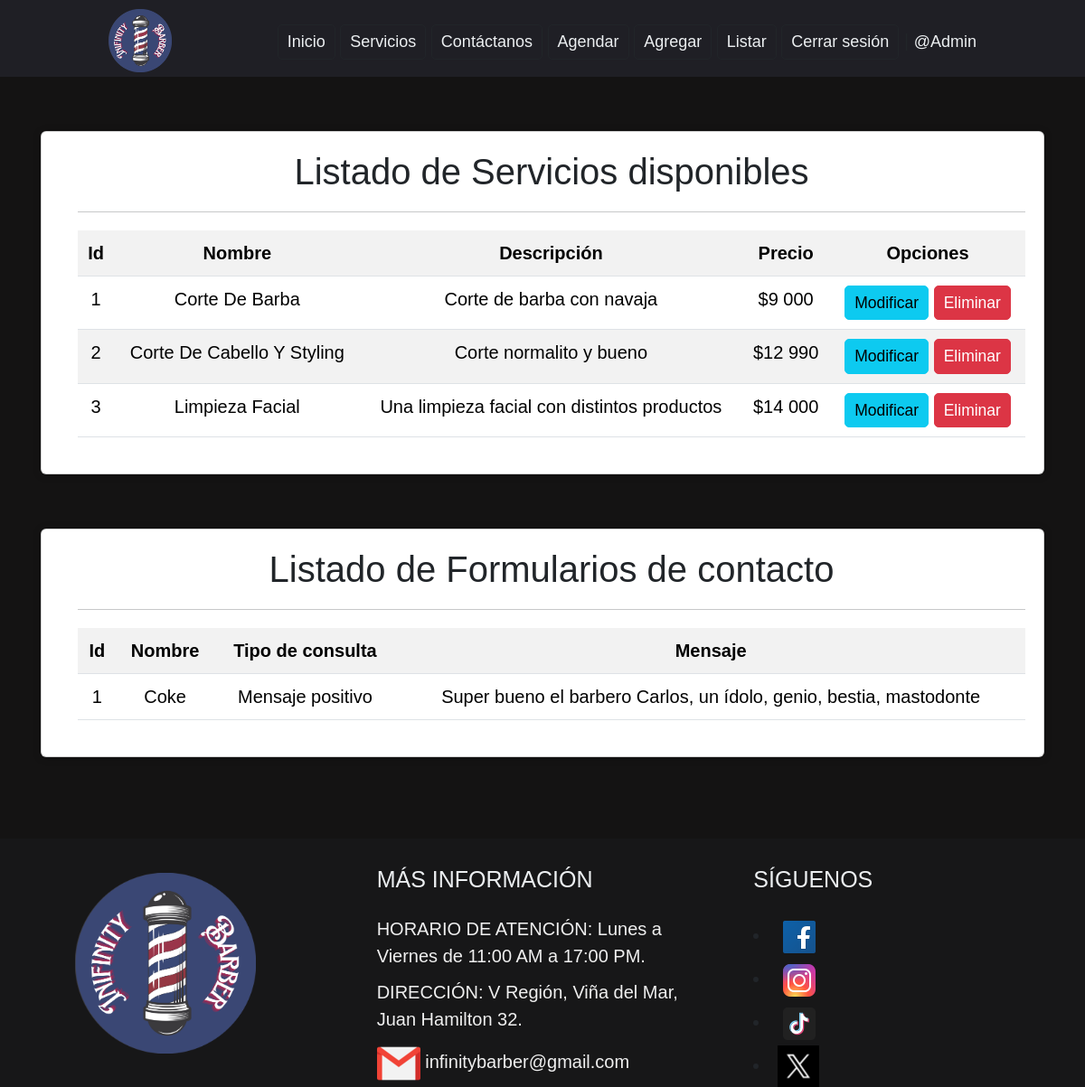
Page /listar/ (signed in) on the earlier database version.
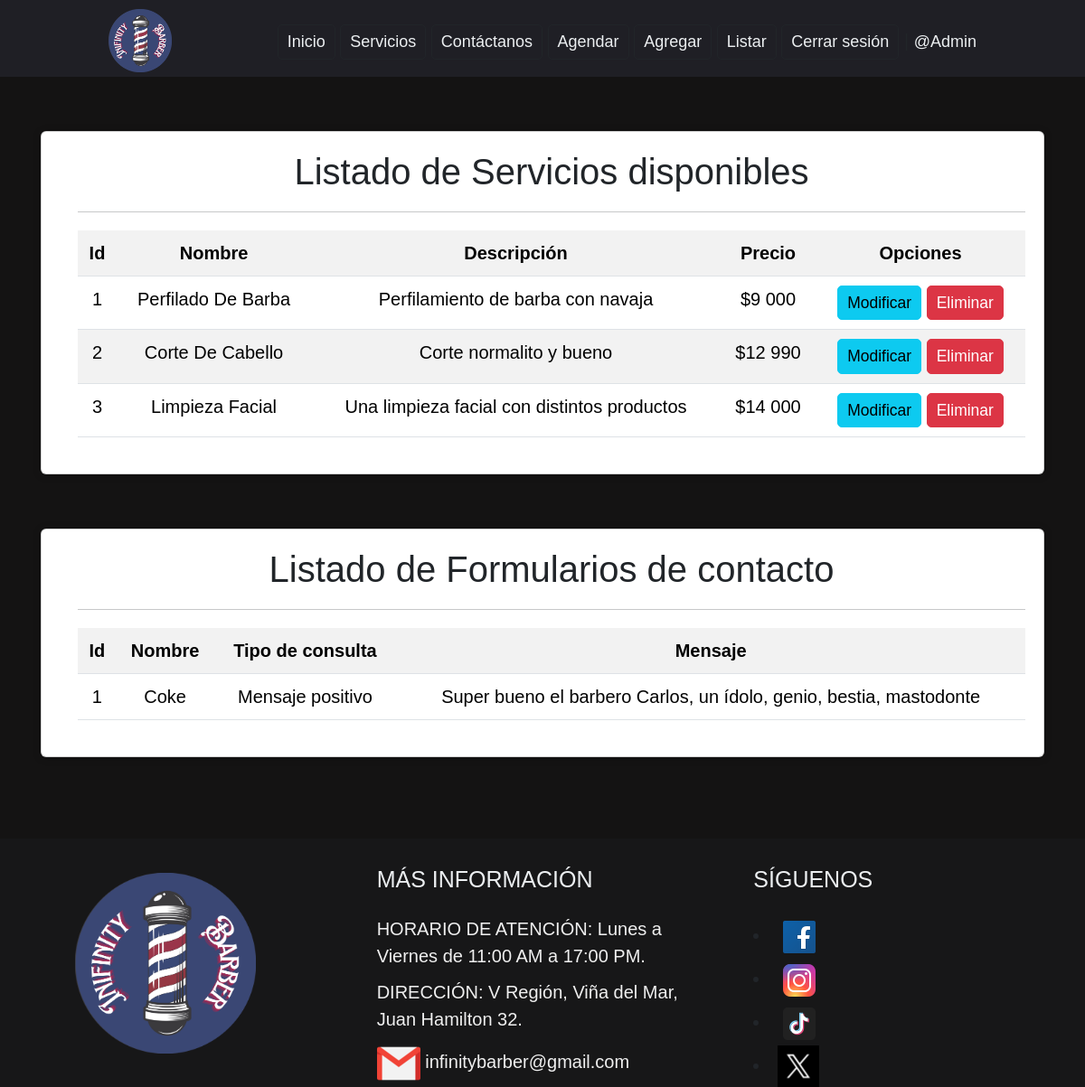
Same page on the later database version.
### App/models.py (models this page shows, shortened)
class Servicio(models.Model):
    nombre = models.CharField(max_length=50, verbose_name="Nombre")
    descripcion = models.CharField(max_length=150, verbose_name="Descripción")
    imagen = models.ImageField(upload_to='img/servicios', verbose_name="Imagen del servicio", null=True)
    precio =  models.IntegerField(verbose_name="Precio")

### App/views.py (the view)
# urls.py: path('listar/', list, name="list"),
@permission_required('app.view_servicio')
@permission_required( 'app.view_contacto')
def list(request):
    contactos = Contacto.objects.all()
    servicios = Servicio.objects.all()
    page = request.GET.get('page', 1)
    try:
        paginator = Paginator(servicios, 5)
        servicios = paginator.page(page)
    except:
        raise Http404
    data={
        'entity':servicios,
        'entity2':contactos,
        'paginator':paginator
    }
    return render(request, 'app/crud/list.html', data)

### App/context_processor.py (called while the page is built)
def total_cart(request):
    total = 0
    if "cart" in request.session.keys():
        for key, value in request.session["cart"].items():
            total += int(value["acumulado"])
    return {"total_cart": total}

### App/models.py (called while the page is built)
    def __str__(self):
        return self.nombre

### App/templates/app/crud/list.html (shortened to what this page needs)
{%extends 'app/base.html'%}
{%load static%}
{%block css%}
<link rel="stylesheet" href="{%static 'css/base.css'%}">
<link rel="stylesheet" href="{%static 'css/crud.css'%}">
{%endblock css%}
{%block content%}
{%load static%}
<br>
<br>
<div class="container">
    <div class="card">
        <div class="card-body">
            <h2>Listado de Servicios disponibles</h2>
            <hr>
            <table class="table table-striped table-hover table-responsive-sm">
                <tr>
                    <th>Id</th>
                    <th>Nombre</th>
                    <th>Descripción</th>
                    <th>Precio</th>
                    <th>Opciones</th>
                </tr>
                {%for s in entity%}
                    <tr>
                        <td>{{ s.id}}</td>
                        <td>{{ s.nombre | title }}</td>
                        <td>{{ s.descripcion }}</td>
                        <td>${{ s.precio }}</td>
                        <td>
                            {%if perms.app.change_servicio%}
                                <a href="{%url 'modify' s.id%}" class="btn btn-info btn-sm">Modificar</a>
                            {%endif%}
                            {%if perms.app.delete_servicio%}
                                <a href="#" onclick="delete_service({{s.id}})" class="btn btn-danger btn-sm">Eliminar</a>
                            {%endif%}
                        </td>
                    </tr>
                {%endfor%}
            </table>
        </div>
    </div>
    <br>
    <br>
    <div class="card">
        <div class="card-body">
            <h2>Listado de Formularios de contacto</h2>
            <hr>
            <table class="table table-striped table-hover table-responsive-sm">
                <tr>
                    <th>Id</th>
                    <th>Nombre</th>
                    <th>Tipo de consulta</th>
                    <th>Mensaje</th>
                </tr>
                {%for c in entity2%}
                    <tr>
                        <td>{{ c.id}}</td>
                        <td>{{ c.nombre | title }}</td>
                        <td>{{ c.tipo_consulta }}</td>
                        <td>{{ c.mensaje }}</td>
                    </tr>
                {%endfor%}
            </table>
        </div>
    </div>
</div>
<br>
<br>
{%endblock content%}

Differences in the rows shown:
changed Servicio id 1: nombre "Corte De Barba" → "Perfilado De Barba"; descripcion "Corte de barba con navaja" → "Perfilamiento de barba con navaja"
changed Servicio "Corte normalito y bueno": nombre "Corte De Cabello Y Styling" → "Corte De Cabello"
